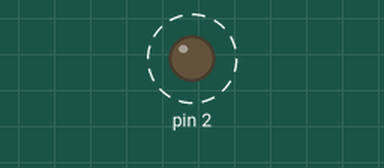
Bench run of a sketch on a simulated Arduino Uno, built with avr-gcc and run on an emulated ATmega328P. On the bench: output pins drawn as LEDs (lit = HIGH). Dashed ring = blinking. What the sketch prints to the serial monitor is not drawn.

Above: at 0.2 s.
Timing chart, 0 to 4.8 s (numbered marks = the images above):
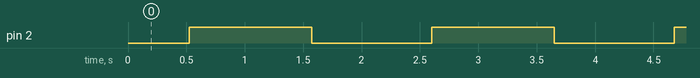

The sketch:

supplement1.ino
```cpp
int led;
int fade;

void setup()
{
  pinMode(2, OUTPUT); //指定Pin 2 當作輸出腳位
  led = 0;
  fade = 5;
  digitalWrite(2, LOW); //數位寫入高電位
  Serial.begin(9600);

  // Serial.begin()用來開啟 Arduino 與電腦之間的溝通模式，這個 S 記得使用大寫。
  // 括號中的 9600 是什麼東西呢？它有個專有名詞，叫做「Baud rate 鮑率」，是一種資料傳輸的速率單位。
  // 簡單來說，設定 9600，就代表 Arduino 與電腦之間，每一秒鐘能傳輸 9 千 6 百個位元的資料。
  // 設定115200，就代表 Arduino 與電腦之間，每一秒鐘能傳輸 11 萬 5 千 2 百個位元的資料。
}

void loop()
{
  analogWrite(2, led);
  led = led + fade;

  if(led<=0)
  {
    fade = 5;
    }
  else if(led >= 255)
  {
    fade -= 5;
    }
  Serial.println(led);
  delay(20);
}
```

Measured:
- by itself, pin 2: alternates HIGH for 1.0 s and LOW for 1.0 s
